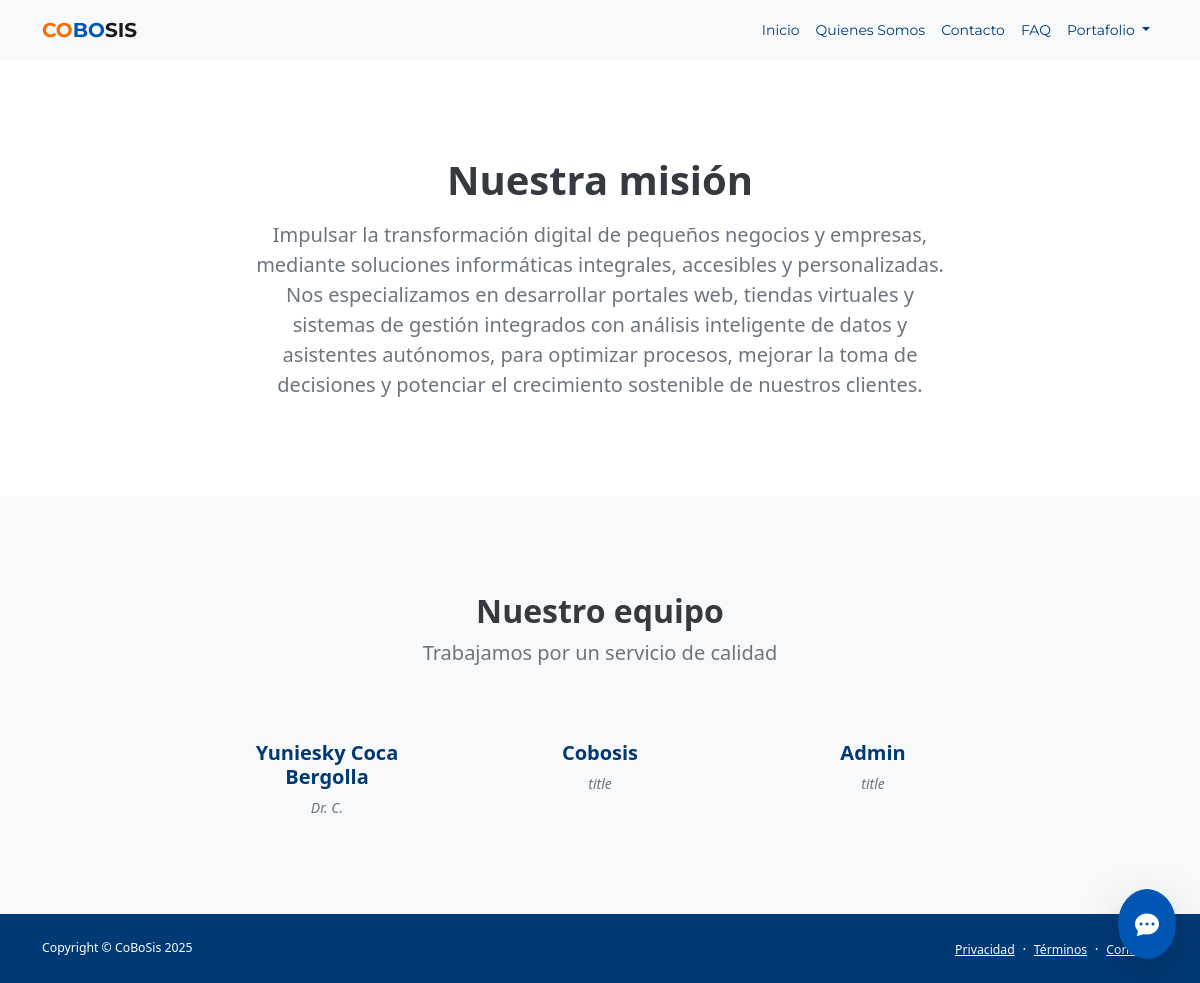
Screenshot of /nosotros/ with the database file from the repository.
### registration/models.py (models this page shows, shortened)
class Profile(models.Model):
    user = models.OneToOneField(User, on_delete = models.CASCADE, verbose_name = "Usuario")
    avatar = models.ImageField(upload_to='profiles', null=True, blank=True, verbose_name = "Foto")
    cargo = CKEditor5Field(verbose_name="Cargo actual", config_name='default', blank=True, null=True)
    bio = CKEditor5Field(default = "Texto", null=True, blank=True, verbose_name="Biografía")
    link = models.URLField(max_length=200, null=True, blank=True, verbose_name = "Enlace")
    title = models.CharField(max_length=200, verbose_name="Título profesional", null=True, blank=True,)
    location = models.CharField(max_length=100, verbose_name="Ubicación", null=True)
    email = models.EmailField(verbose_name="Email de contacto", null=True)
    phone = models.CharField(max_length=20, blank=True, null=True, verbose_name="Teléfono")
    linkedin = models.URLField(blank=True, null=True, verbose_name="LinkedIn")
    twitter = models.URLField(blank=True, null=True, verbose_name="Twitter")
    github = models.URLField(blank=True, null=True, verbose_name="GitHub")
    website = models.URLField(blank=True, null=True, verbose_name="Sitio web personal")
    is_public = models.BooleanField(default=True, verbose_name="Perfil público")
    created_at = models.DateTimeField(auto_now_add=True, null=True, blank=True)
    updated_at = models.DateTimeField(auto_now=True)
    class Meta:
        verbose_name = "Perfil"
        verbose_name_plural = "Perfiles"
        ordering = ['user__first_name', 'user__last_name']
    @property
    def name(self):
        return self.user.first_name + ' ' + self.user.last_name
    @property
    def get_image_url(self):
        if self.avatar and hasattr(self.avatar, 'url'):
            return self.avatar.url
        else:
            return "/static/images/equipo_generico"

### pages/models.py (models this page shows, shortened)
class Paginas(models.Model):
    title = models.CharField(null = False, blank = False, max_length=200, verbose_name="Título")
    content = CKEditor5Field(default = "Texto", verbose_name="Contenido")
    created = models.DateTimeField(auto_now_add=True, verbose_name="Fecha de creación")
    updated = models.DateTimeField(auto_now=True, verbose_name="Fecha de edición")
    class Meta:
        db_table = "paginas"
        verbose_name = "página"
        verbose_name_plural = "páginas"
        ordering = ['title']

### portal/views.py (the view)
# urls.py: path('nosotros/', views.nosotros, name="quienes"),
def nosotros(request):
    equi = Profile.objects.all().reverse()
    return render(request, "about.html", locals())

### pages/templatetags/pages_extras.py (called while the page is built)
@register.simple_tag
def get_page_list():
    pages = Paginas.objects.all()
    return pages

### templates/about.html (shortened to what this page needs)
{% extends 'base.html' %}
{% load static %}
{% block content %}
    <header class="py-5" >
        <div class="container px-5" >
            <div class="row justify-content-center">
                <div class="col-lg-8 col-xxl-6">
                    <div class="text-center my-5">
                        <h1 class="fw-bolder mb-3">Nuestra misión</h1>
                        <p class="lead fw-normal text-muted mb-4"> Impulsar la transformación digital de pequeños negocios y empresas, mediante soluciones informáticas
                            integrales, accesibles y personalizadas. Nos especializamos en desarrollar
                            portales web, tiendas virtuales y sistemas de gestión integrados con análisis inteligente de datos y asistentes autónomos, para
                            optimizar procesos, mejorar la toma de decisiones y potenciar el crecimiento sostenible de nuestros clientes.</p>
                    </div>
                </div>
            </div>
        </div>
    </header>
<section class="py-5 bg-light">
    <div class="container px-5 my-5">
        <div class="text-center">
            <h2 class="fw-bolder">Nuestro equipo</h2>
            <p class="lead fw-normal text-muted mb-5">Trabajamos por un servicio de calidad</p>
        </div>
        <div class="row gx-5 row-cols-1 row-cols-sm-2 row-cols-xl-4 justify-content-center">
            {% for e in equi %}
            <div class="col mb-5 mb-5 mb-xl-0">
                <div class="text-center">
                    <a class="nav-link" href="{% url 'profile_detail' e.user.username %}" style="color: #003a75">
                        <h5 class="fw-bolder">{{e.name}}</h5>
                    </a>
                    <div class="fst-italic text-muted">{{e.title}}</div>
                </div>
            </div>
            {% endfor %}
        </div>
    </div>
</section>
</main>
{% endblock %}

### templates/base.html (shortened to what this page needs)
<!DOCTYPE html>
<html lang="es">
{% load static %}
{% load django_bootstrap5 %}
{% load pages_extras %}
{% get_page_list as page_list %}
<head>
    <link href="https://cdn.jsdelivr.net/npm/bootstrap@5.1.3/dist/css/bootstrap.min.css" rel="stylesheet">
    <link href="https://cdn.jsdelivr.net/npm/bootstrap-icons@1.5.0/font/bootstrap-icons.css" rel="stylesheet" />
    <link href="{% static 'css/styles.css' %}" rel="stylesheet" />
</head>
<body class="d-flex flex-column h-100">
    <main class="flex-shrink-0">
        <nav class="navbar navbar-expand-lg navbar-light bg-light sticky-top">
            <div class="container">
                <a class="navbar-brand fw-bold" href="/" style="font-family: Montserrat;">
                    <span style="color: #ff6b00;">CO</span><span style="color: #0056b3;">BO</span>SIS
                </a>
                <div class="collapse navbar-collapse" id="navbarSupportedContent" style="font-family: Montserrat;">
                    <ul class="navbar-nav ms-auto mb-2 mb-lg-0">
                        <li class="nav-item"><a class="nav-link" href="{% url 'inicio' %}" style="color: #003a75">Inicio</a></li>
                        <li class="nav-item"><a class="nav-link" href="{% url 'quienes' %}" style="color: #003a75">Quienes Somos</a></li>
                        <li class="nav-item"><a class="nav-link" href="{% url 'contacto' %}" style="color: #003a75">Contacto</a></li>
                        <li class="nav-item"><a class="nav-link" href="{% url 'preguntas' %}" style="color: #003a75">FAQ</a></li>
                        <li class="nav-item dropdown">
                            <a class="nav-link dropdown-toggle" href="#" id="navbarDropdownPortfolio" role="button" data-bs-toggle="dropdown" aria-expanded="false" style="color: #003a75;">
                                Portafolio
                            </a>
                        </li>
                    </ul>
                </div>
            </div>
        </nav>
        {% block content %}{% endblock %}
        <footer class="py-4 mt-auto" style="background-color: #003a75;">
            <div class="container">
                <div class="row align-items-center justify-content-between flex-column flex-sm-row text-center text-sm-start">
                    <div class="col-auto mb-2 mb-sm-0">
                        <div class="small m-0 text-white">Copyright &copy; CoBoSis 2025</div>
                    </div>
                    <div class="col-auto">
                        {% for page in page_list %}
                        <a class="link-light small" href="{% url 'page' page.id %}">{{page.title}}</a>
                        <span class="text-white mx-1">&middot;</span>
                        {% endfor %}
                        <a class="link-light small" href="{% url 'contacto' %}"> Contacto </a>
                    </div>
                </div>
            </div>
        </footer>
        {% include 'chatbot/chatbot_widget.html' %}
</body>
</html>

### templates/base.html (style rules this page uses)
body { font-size: 14px; }
h1, h2, h3, h4, h5, h6 { word-wrap: break-word; }
.navbar { min-height: 60px; }

### rows the page displays
Profile: name "Yuniesky Coca Bergolla", title "Dr. C."
Profile: name "Cobosis", title "title"
Profile: name "Admin", title "title"
Paginas: title "Privacidad"
Paginas: title "Términos"
